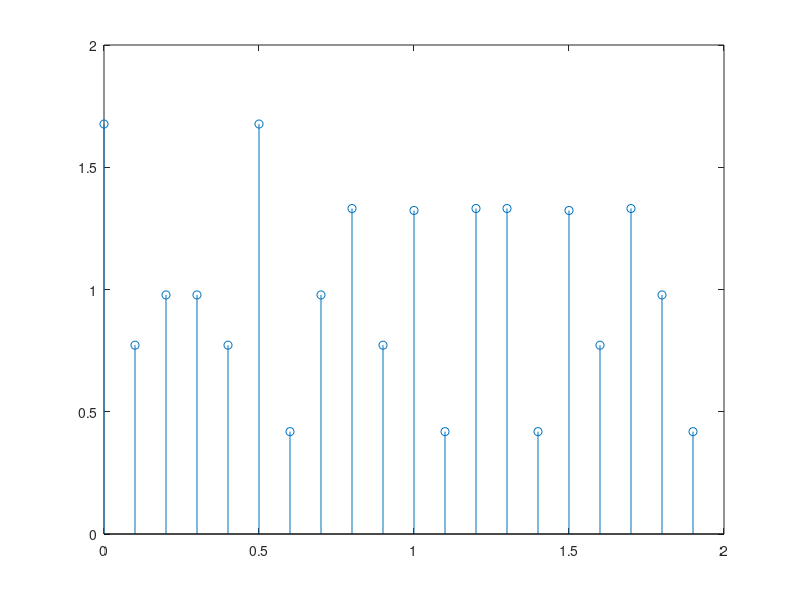
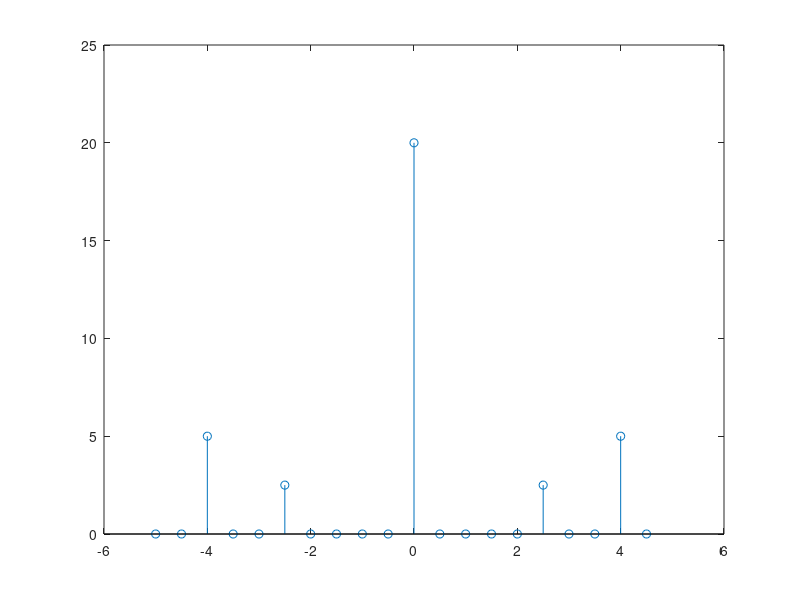
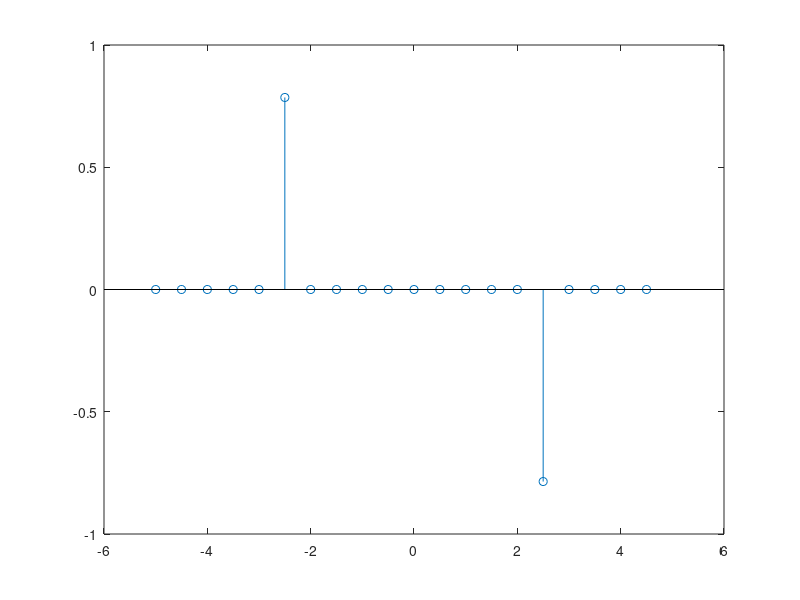

Here is the MATLAB script that generated these plots, in order:
To = 2; % This effects the window size...
% Ask for help with how the window size correlates to X[k]
fs = 10;
ts = 0:1 / fs:(To -1 / fs);
xn = 1 + 0.25 * cos(2 * pi * 2.5 * ts - pi / 4) + 0.5 * cos(2 * pi * 4 * ts);
figure(1)
stem(ts, xn); %plot xn using stem function
Fx = fftshift((fft(xn)));
figure(2)
stem ([-fs/2: 1/To: fs/2-1/To], abs(Fx));
figure(3)
stem ([-fs/2: 1/To: fs/2-1/To], angle(Fx) .* (abs(Fx) > 0.5));
xr = ifft(ifftshift(Fx));
